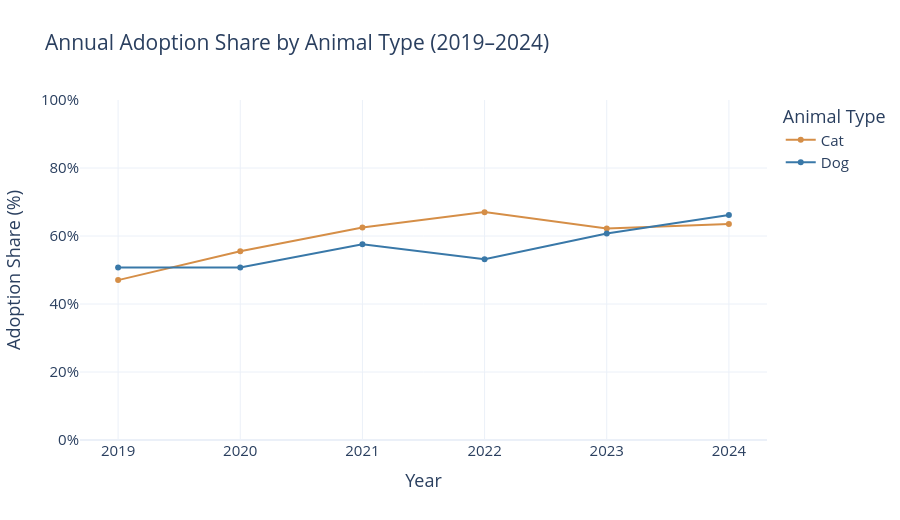

Here is the notebook cell this chart was saved with:
### Markdown cell above
## 11. Visualizing Annual Adoption Trends

This interactive line chart compares annual adoption shares for dogs and cats from 2019 through 2024.

Both animal types experienced an increase in adoption share between the beginning and end of the study period, although the patterns were not consistent across every year.

The largest difference occurred in 2022, when cats had an adoption share 13.83 percentage points higher than dogs. By 2024, dogs had a slightly higher adoption share.

These comparisons describe the distribution of recorded shelter outcomes rather than the probability that an individual animal would be adopted.

### Code cell
# STEP 11: Interactive annual adoption trends

import plotly.express as px

fig = px.line(
    annual_summary.sort_values("Year"),
    x="Year",
    y="Adoption Share (%)",
    color="Animal Type",
    markers=True,
    title="Annual Adoption Share by Animal Type (2019–2024)",
    color_discrete_map={
        "Dog": "#3978A8",
        "Cat": "#D58E47"
    },
    hover_data={
        "Known_Outcomes": ":,",
        "Adoptions": ":,"
    }
)

# Improve readability and presentation
fig.update_layout(
    template="plotly_white",
    font=dict(size=15),
    height=520,
    legend_title_text="Animal Type",
    xaxis_title="Year",
    yaxis_title="Adoption Share (%)"
)

fig.update_xaxes(dtick=1)
fig.update_yaxes(range=[0, 100], ticksuffix="%")

fig.show()

# Save interactive HTML for Phase 2
fig.write_html("adoption_share_by_year.html")

### Figure 1 — Plotly figure (JSON) as saved in the notebook; plotly's stock layout.template omitted (floating-point values rounded to 4 significant figures)
{"data": [{"customdata": [[7766, 3652], [3522, 1956], [5094, 3184], [4764, 3193], [5521, 3436], [6009, 3819]], "hovertemplate": "Animal Type=Cat<br>Year=%{x}<br>Adoption Share (%)=%{y}<br>Known_Outcomes=%{customdata[0]:,}<br>Adoptions=%{customdata[1]:,}<extra></extra>", "legendgroup": "Cat", "line": {"color": "#D58E47", "dash": "solid"}, "marker": {"symbol": "circle"}, "mode": "lines+markers", "name": "Cat", "orientation": "v", "showlegend": true, "type": "scatter", "x": [2019, 2020, 2021, 2022, 2023, 2024], "xaxis": "x", "y": [47.03, 55.54, 62.5, 67.02, 62.24, 63.55], "yaxis": "y"}, {"customdata": [[11093, 5629], [5522, 2800], [6155, 3543], [6411, 3410], [5064, 3075], [5226, 3460]], "hovertemplate": "Animal Type=Dog<br>Year=%{x}<br>Adoption Share (%)=%{y}<br>Known_Outcomes=%{customdata[0]:,}<br>Adoptions=%{customdata[1]:,}<extra></extra>", "legendgroup": "Dog", "line": {"color": "#3978A8", "dash": "solid"}, "marker": {"symbol": "circle"}, "mode": "lines+markers", "name": "Dog", "orientation": "v", "showlegend": true, "type": "scatter", "x": [2019, 2020, 2021, 2022, 2023, 2024], "xaxis": "x", "y": [50.74, 50.71, 57.56, 53.19, 60.72, 66.21], "yaxis": "y"}], "layout": {"font": {"size": 15}, "height": 520, "legend": {"title": {"text": "Animal Type"}, "tracegroupgap": 0}, "title": {"text": "Annual Adoption Share by Animal Type (2019–2024)"}, "xaxis": {"anchor": "y", "domain": [0, 1], "dtick": 1, "title": {"text": "Year"}}, "yaxis": {"anchor": "x", "domain": [0, 1], "range": [0, 100], "ticksuffix": "%", "title": {"text": "Adoption Share (%)"}}}}
